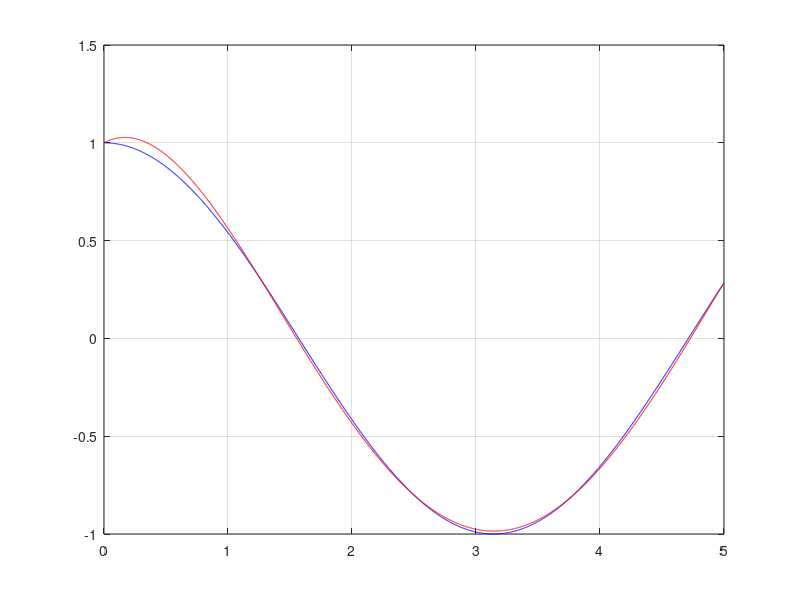

This chart was generated by the following MATLAB code:
clc
clear
format long;
func = @(x) cos(x);

N = 2000;
t = linspace(0, 5, N);
y = zeros(1, N);
for i = 1:N
    y(i) = func(t(i));
end
plot(t, y, '-b'); hold on;

n = 5;
x = linspace(0, 5, n);

delta_f = zeros(1,n);
delta_size = n - 1;

for i = 1:n
    delta_f(i) = func(x(i));
end

while delta_size ~= 0
    temp_delta_f1 = delta_f(n-delta_size);
    temp_delta_f2 = delta_f(n-delta_size);
    for i = (n - delta_size + 1):n
        temp_delta_f2 = delta_f(i);
        delta_f(i) = delta_f(i) - temp_delta_f1;
        temp_delta_f1 = temp_delta_f2;
    end
    delta_size = delta_size - 1;
end

Np = zeros(1, n);
Np(n) = delta_f(1);
h = x(2)-x(1);
for i = 2:n
    temp_polynom = zeros(1,n);

    A = 1;
    for j = 1:i-1
        A = conv(A,[1, -x(j)]);
    end

    A = A * delta_f(i)/(factorial(i-1)*h^(i-1));
    
    dif = n - length(A);
    for j = 1:length(A)
        Np(j+dif) = Np(j+dif) + A(j);
    end

end

disp(num2str(Np));

g = polyval(Np, t);
plot(t, g, '-r'); grid;

yn = zeros(1,n);
for i = 1:n
    yn(i) = func(x(i));
end

M = polyfit(x,yn,n-1);
disp(num2str(M));

